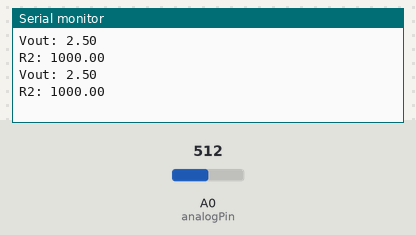
Recording of a sketch running on a simulated Arduino Uno, built with avr-gcc and run on an emulated ATmega328P. Shown: the last lines printed to the serial monitor. Inputs (shaded band) come from the test bench; at power-on: A0 (analogPin) = 512.

Above: at 1.8 s.
1.9 s: A0 (analogPin) set to 716
At 2.8 s:
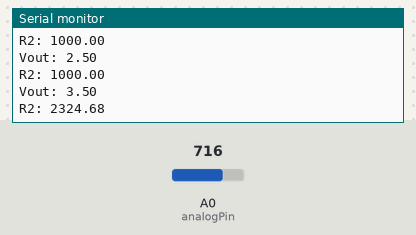
3.4 s: A0 (analogPin) set to 900
At 4.8 s:
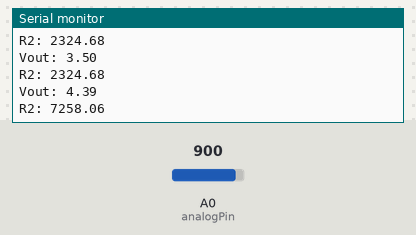
Timing chart, 0 to 6.4 s (numbered marks = the images above; inputs shaded):
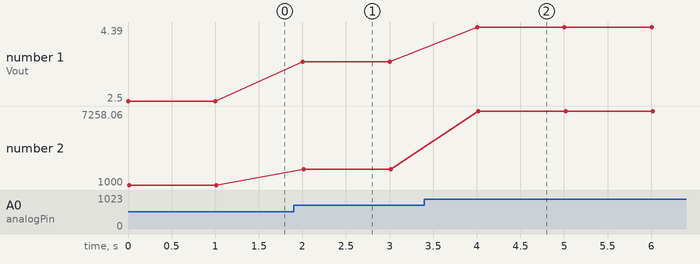

The sketch:

Ohmmeter.ino
```cpp
int analogPin = 0;
int raw = 0;
int Vin = 5;
float Vout = 0;
float R1 = 1000;
float R2 = 0;
float buffer = 0;


void setup() {
  Serial.begin(9600);

}

void loop() {
  // put your main code here, to run repeatedly:
raw = analogRead(analogPin);
if(raw){
  buffer = raw * Vin;
  Vout = buffer /1024.0;
  buffer = (Vin / Vout) - 1;
  R2 = R1 / buffer;
  Serial.print("Vout: ");
  Serial.println(Vout);
  Serial.print("R2: ");
  Serial.println(R2);
  delay(1000);

}


}
```

Measured:
- after the input at 1.9 s, the serial monitor: prints a new line after 0.10 s (image 1)
- after the input at 3.4 s, the serial monitor: prints a new line after 0.61 s (image 2)
- plotted number 1: 2.5 → 3.5 after the input at 1.9 s, 3.5 → 4.39 after the input at 3.4 s
- plotted number 2: 1000 → 2324.68 after the input at 1.9 s, 2324.68 → 7258.06 after the input at 3.4 s
